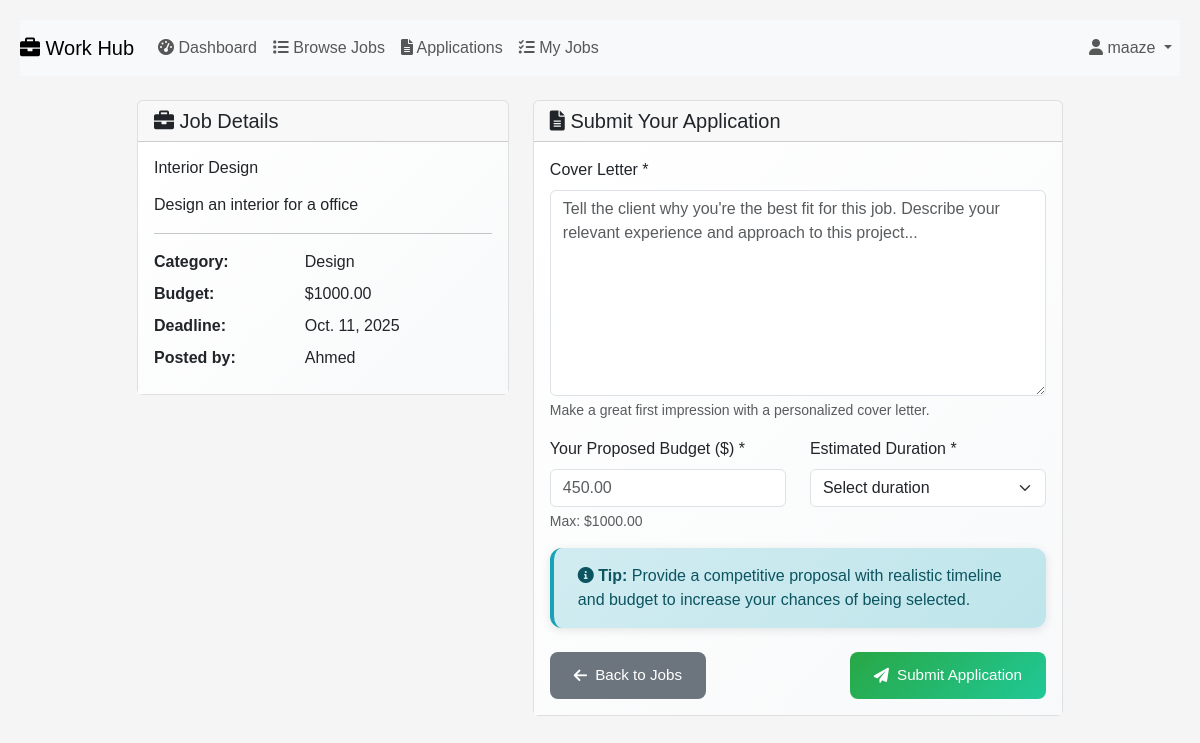
Page /apply/5/ (signed in) on the committed database.
### jobs/models.py (models this page shows, shortened)
class Job(models.Model):
    CATEGORY_CHOICES = [
        ('web_dev', 'Web Development'),
        ('mobile_dev', 'Mobile Development'),
        ('design', 'Design'),
        ('writing', 'Writing'),
        ('marketing', 'Marketing'),
        ('data_entry', 'Data Entry'),
        ('other', 'Other'),
    ]
    STATUS_CHOICES = [
        ('open', 'Open'),
        ('in_progress', 'In Progress'),
        ('completed', 'Completed'),
        ('cancelled', 'Cancelled'),
    ]
    title = models.CharField(max_length=200)
    description = models.TextField()
    category = models.CharField(max_length=20, choices=CATEGORY_CHOICES)
    budget = models.DecimalField(max_digits=10, decimal_places=2)
    deadline = models.DateField()
    status = models.CharField(max_length=20, choices=STATUS_CHOICES, default='open')
    client = models.ForeignKey(User, on_delete=models.CASCADE, related_name='posted_jobs')
    freelancer = models.ForeignKey(User, on_delete=models.SET_NULL, null=True, blank=True, related_name='assigned_jobs')
    created_at = models.DateTimeField(auto_now_add=True)
    updated_at = models.DateTimeField(auto_now=True)
    class Meta:
        ordering = ['-created_at']

### jobs/views.py (the view, shortened to what this page needs)
# urls.py: path('apply/<int:job_id>/', views.apply_job, name='apply_job'),
@login_required
def apply_job(request, job_id):
    job = get_object_or_404(Job, id=job_id)
    if Application.objects.filter(job=job, freelancer=request.user).exists():
        messages.warning(request, 'You have already applied to this job.')
        return redirect('job_list')
    if job.client == request.user:
        messages.error(request, 'You cannot apply to your own job.')
        return redirect('job_list')
    return render(request, 'jobs/apply_job.html', {'job': job})

### jobs/templates/jobs/apply_job.html (shortened to what this page needs)
{% extends "jobs/layout2.html" %}
{% block body %}
<div class="container mt-4">
    <div class="row justify-content-center">
        <div class="col-md-10">
            <div class="row">
                <div class="col-md-5">
                    <div class="card mb-4">
                        <div class="card-header">
                            <h5 class="mb-0">
                                <i class="fas fa-briefcase"></i> Job Details
                            </h5>
                        </div>
                        <div class="card-body">
                            <h6 class="card-title">{{ job.title }}</h6>
                            <p class="card-text">{{ job.description|linebreaks }}</p>
                            <hr>
                            <div class="row mb-2">
                                <div class="col-sm-5"><strong>Category:</strong></div>
                                <div class="col-sm-7">{{ job.get_category_display }}</div>
                            </div>
                            <div class="row mb-2">
                                <div class="col-sm-5"><strong>Budget:</strong></div>
                                <div class="col-sm-7">${{ job.budget }}</div>
                            </div>
                            <div class="row mb-2">
                                <div class="col-sm-5"><strong>Deadline:</strong></div>
                                <div class="col-sm-7">{{ job.deadline }}</div>
                            </div>
                            <div class="row mb-2">
                                <div class="col-sm-5"><strong>Posted by:</strong></div>
                                <div class="col-sm-7">{{ job.client.username }}</div>
                            </div>
                        </div>
                    </div>
                </div>
                <div class="col-md-7">
                    <div class="card">
                        <div class="card-header">
                            <h5 class="mb-0">
                                <i class="fas fa-file-alt"></i> Submit Your Application
                            </h5>
                        </div>
                        <div class="card-body">
                            <form method="post">
                                <div class="mb-3">
                                    <label for="cover_letter" class="form-label">Cover Letter *</label>
                                    <textarea class="form-control" id="cover_letter" name="cover_letter"
                                              rows="8" required
                                              placeholder="Tell the client why you're the best fit for this job. Describe your relevant experience and approach to this project..."></textarea>
                                    <div class="form-text">Make a great first impression with a personalized cover letter.</div>
                                </div>
                                <div class="row">
                                    <div class="col-md-6">
                                        <div class="mb-3">
                                            <label for="proposed_budget" class="form-label">Your Proposed Budget ($) *</label>
                                            <input type="number" step="0.01" class="form-control"
                                                   id="proposed_budget" name="proposed_budget" required
                                                   placeholder="450.00" max="{{ job.budget }}">
                                            <div class="form-text">Max: ${{ job.budget }}</div>
                                        </div>
                                    </div>
                                    <div class="col-md-6">
                                        <div class="mb-3">
                                            <label for="estimated_duration" class="form-label">Estimated Duration *</label>
                                            <select class="form-select" id="estimated_duration" name="estimated_duration" required>
                                                <option value="">Select duration</option>
                                            </select>
                                        </div>
                                    </div>
                                </div>
                                <div class="alert alert-info">
                                    <i class="fas fa-info-circle"></i>
                                    <strong>Tip:</strong> Provide a competitive proposal with realistic timeline and budget to increase your chances of being selected.
                                </div>
                                <div class="d-flex justify-content-between">
                                    <a href="{% url 'job_list' %}" class="btn btn-secondary">
                                        <i class="fas fa-arrow-left"></i> Back to Jobs
                                    </a>
                                    <button type="submit" class="btn btn-success">
                                        <i class="fas fa-paper-plane"></i> Submit Application
                                    </button>
                                </div>
                            </form>
                        </div>
                    </div>
                </div>
            </div>
        </div>
    </div>
</div>
{% endblock %}

### jobs/templates/jobs/layout2.html (shortened to what this page needs)
{% load static %}
<!DOCTYPE html>
<html lang="en">
    <head>
      <link href="https://cdn.jsdelivr.net/npm/bootstrap@5.3.3/dist/css/bootstrap.min.css" rel="stylesheet">
      <link href="{% static 'accounts/accounts.css' %}" rel="stylesheet">
      <link href="{% static 'jobs/jobs.css' %}" rel="stylesheet">
      <link rel="stylesheet" href="https://cdnjs.cloudflare.com/ajax/libs/font-awesome/6.0.0/css/all.min.css">
    </head>
    <body>
        <nav class="navbar navbar-expand-lg navbar-light bg-light">
            <a class="navbar-brand" href="{% url 'job_list' %}">
                <i class="fas fa-briefcase"></i> Work Hub
            </a>
            <div class="collapse navbar-collapse" id="navbarNav">
                <ul class="navbar-nav me-auto">
                    {% if user.is_authenticated %}
                        <li class="nav-item">
                            <a class="nav-link" href="{% url 'dashboard' %}">
                                <i class="fas fa-tachometer-alt"></i> Dashboard
                            </a>
                        </li>
                        {% if user.profile.role == 'freelancer' %}
                        <li class="nav-item">
                            <a class="nav-link" href="{% url 'job_list' %}">
                                <i class="fas fa-list"></i> Browse Jobs
                            </a>
                        </li>
                        {% endif %}
                        <li class="nav-item">
                            <a class="nav-link" href="{% url 'applications' %}">
                                <i class="fas fa-file-alt"></i> Applications
                            </a>
                        </li>
                        <li class="nav-item">
                            <a class="nav-link" href="{% url 'my_jobs' %}">
                                <i class="fas fa-tasks"></i> My Jobs
                            </a>
                        </li>
                    {% endif %}
                </ul>
                <ul class="navbar-nav">
                    {% if user.is_authenticated %}
                        <li class="nav-item dropdown">
                            <a class="nav-link dropdown-toggle" href="#" id="navbarDropdown" role="button"
                               data-bs-toggle="dropdown" aria-expanded="false">
                                <i class="fas fa-user"></i> {{ user.username }}
                            </a>
                        </li>
                    {% endif %}
                </ul>
            </div>
        </nav>
        <div class="body">
            {% block body %}
            {% endblock %}
        </div>
    </body>
</html>

### accounts/static/accounts/accounts.css (style rules this page uses)
body { font-family: Arial, sans-serif; margin: 0; padding: 20px; background-color: #f5f5f5; }
.card { transition: all 0.3s ease; border: 1px solid rgba(0, 0, 0, 0.125); }
.btn { transition: all 0.3s ease; }
.card { animation: fadeInUp 0.6s ease-out; }

### jobs/static/jobs/jobs.css (style rules this page uses)
body { font-family: Arial, sans-serif; margin: 0; padding: 20px; background-color: #f5f5f5; }
.navbar .dropdown-toggle::after { margin-left: 0.255em; }
.btn { transition: all 0.2s ease; }
.alert { border: none; border-radius: 10px; }
.card { transition: all 0.3s ease; }
.navbar { position: relative; overflow: visible; }
.navbar-nav { position: static; }
.navbar .nav-item.dropdown { position: static; }
@media (min-width: 992px) { .navbar .nav-item.dropdown { position: relative; } }
.alert-info { background: linear-gradient(135deg, #d1ecf1 0%, #bee5eb 100%); border: none; color: #0c5460; }
.card .card-body { background: linear-gradient(135deg, #ffffff 0%, #f8f9fa 100%); }
.btn { padding: 0.75rem 1.5rem; border: none; border-radius: 8px; cursor: pointer; font-size: 0.95rem; font-weight: 500; transition: all 0.3s ease; display: inline-flex; align-items: center; gap: 0.5rem; text-decoration: none; min-width: 120px; justify-content: center; }
.btn-success { background: linear-gradient(135deg, #28a745, #20c997); color: white; }
.alert { border: none; border-radius: 12px; padding: 1rem 1.5rem; margin-bottom: 1.5rem; box-shadow: 0 2px 10px rgba(0, 0, 0, 0.1); }
.alert-info { background: linear-gradient(135deg, #d1ecf1, #bee5eb); color: #0c5460; border-left: 4px solid #17a2b8; }

### rows in the picture
Job: title "Interior Design", description "Design an interior for a office", category "Design", budget "1000.00", deadline "Oct. 11, 2025", client.username "Ahmed"

### other values in the picture
{{ user.username }} "maaze"
